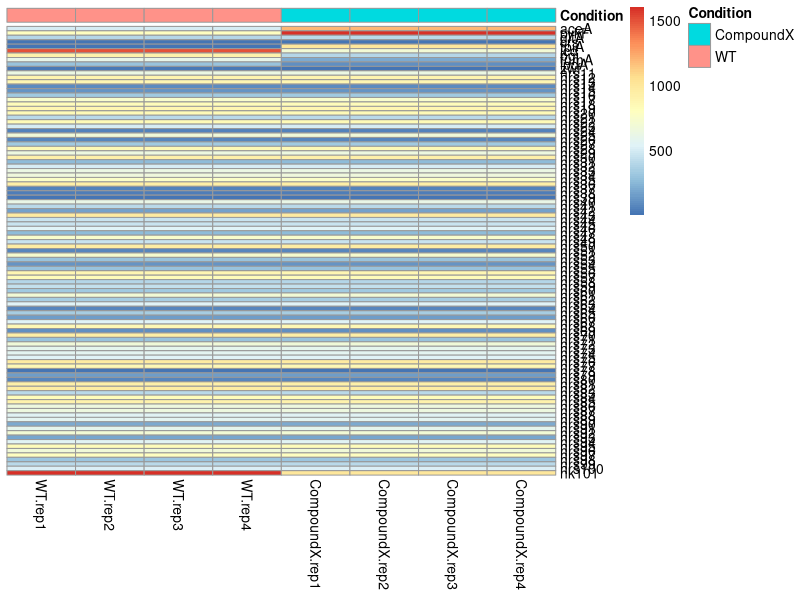
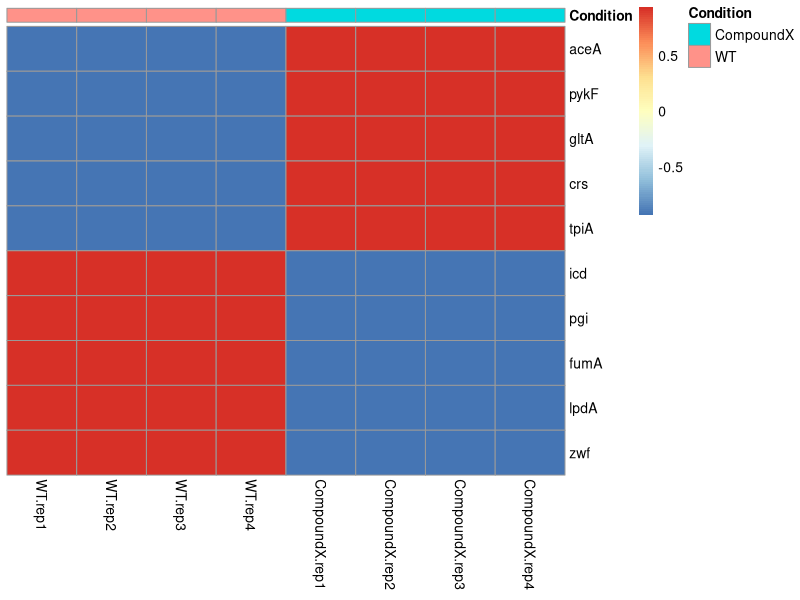
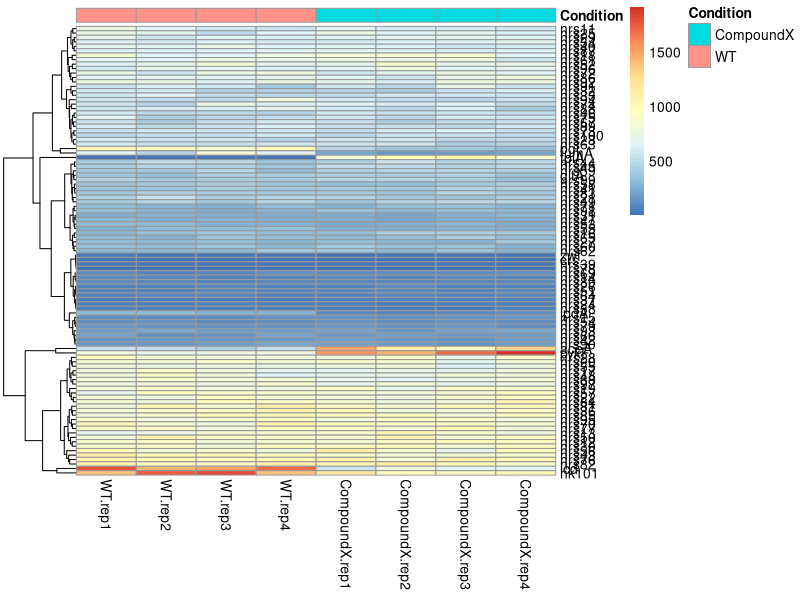

Write the R code that produced these figures, in order. (Note: this script raises an error after producing the figures.)
## ---- chunk 1
# Libraries required for this
library(tidyverse)
## ---- chunk 2

# Table with DE gene reads
df_gene_data_resp <- data.frame(
    Gene = c("aceA", "pykF", "gltA", "crs", "tpiA", "icd", "pgi", "fumA", "lpdA", "zwf"),
    WT.rep1 = c(500, 800, 400, 3, 3, 1500, 900, 600, 300, 20),
    CompoundX.rep1 = c(1200, 1600, 410, 5, 1000, 700, 400, 200, 100, 15)
    # Regulation = c("Up", "Up", "Up", "Up", "Up", "Down", "Down", "Down", "Down", "Down")
)
# Table with 90 non-responding genes
expression_levels_nresp90 <- sample(1:1000, 90, replace = TRUE) 
df_gene_data_extra <- data.frame(
    Gene = paste0("nrs", 11:100), # nrs = non responsive
    WT.rep1 = expression_levels_nresp90,
    CompoundX.rep1 = expression_levels_nresp90
)

# merge the two
df_gene_data <- bind_rows(df_gene_data_resp, df_gene_data_extra)

# add a gene that makes the total reads equal
max_totalreads = max(colSums(df_gene_data[,-1]))
hk101_expression = 1000+max_totalreads-colSums(df_gene_data[,-1])
df_gene_data <- df_gene_data %>%
    add_row(Gene = "hk101", 
            WT.rep1 = hk101_expression[1], 
            CompoundX.rep1 = hk101_expression[2])

# Now expand each of the reads columns 4x (to emulate replicates)
df_gene_data_all <- df_gene_data %>%
    mutate(
        WT.rep2 = WT.rep1,
        WT.rep3 = WT.rep1,
        WT.rep4 = WT.rep1,
        CompoundX.rep2 = CompoundX.rep1,
        CompoundX.rep3 = CompoundX.rep1,
        CompoundX.rep4 = CompoundX.rep1
    ) 
# Re-arrange the columns, put all WT first then the CompoundX cols
df_gene_data_all <- df_gene_data_all %>%
    select(Gene, starts_with("WT"), starts_with("CompoundX"))


head(df_gene_data_all)   
colSums(df_gene_data_all[,-1])

## ---- chunk 3

library(pheatmap)

# 
df_annotation <- data.frame(
    row.names = colnames(df_gene_data_all[,-1]),
    Condition = rep(c("WT", "CompoundX"), each = 4)
)

# Prepare the data for pheatmap
heatmap_data <- df_gene_data_all %>%
    column_to_rownames(var = "Gene") %>%
    as.matrix()
    
# Generate the heatmap
# note that we cannot scale, because variance = 0 for non-bg
pheatmap(heatmap_data,
            cluster_rows = FALSE, 
            cluster_cols = FALSE, 
            show_rownames = TRUE, 
            show_colnames = TRUE,
            scale="none",
            annotation_col = df_annotation
)
    
# Show the DE genes  
pheatmap(heatmap_data[1:10,],
            cluster_rows = FALSE, 
            cluster_cols = FALSE, 
            show_rownames = TRUE, 
            show_colnames = TRUE,
            scale="row",
            annotation_col = df_annotation
)            

## ---- chunk 4

set.seed(42) # for reproducibility

dispersion_size <- 100  # size parameter (theta); higher = less noise

# Apply NB noise to each count value
df_gene_data_noisy <- df_gene_data_all %>%
    mutate(across(-Gene, ~ ifelse(.x > 0, 
                                   rnbinom(n(), mu = .x, size = dispersion_size), 
                                   0)))

head(df_gene_data_noisy)

## ---- chunk 5
df_gene_data_noisy %>%
    column_to_rownames(var = "Gene") %>%
    as.matrix() %>%
    pheatmap(cluster_cols = FALSE, 
             annotation_col = df_annotation)
## ---- chunk 6

# Export count matrix (genes as rows, samples as columns, no row names column)
# DESeq2 expects integer counts with gene IDs as row names
df_counts <- df_gene_data_noisy %>%
    column_to_rownames(var = "Gene")

write.table(df_counts, 
            file = "data/count_table.tsv", 
            sep = "\t", 
            quote = FALSE, 
            col.names = NA)  # col.names=NA puts a blank in the top-left corner

# Export sample metadata (colData for DESeq2)
# Row names must match the column names of the count matrix
df_metadata <- data.frame(
    sample = colnames(df_counts),
    condition = rep(c("WT", "CompoundX"), each = 4)
)

write.table(df_metadata, 
            file = "data/sample_metadata.tsv", 
            sep = "\t", 
            quote = FALSE, 
            row.names = FALSE)

cat("Exported count_table.tsv and sample_metadata.tsv\n")
